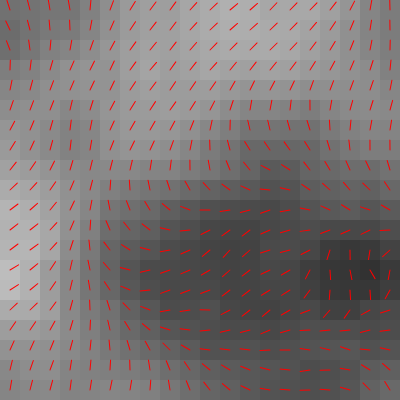
Frame 1 (no input)
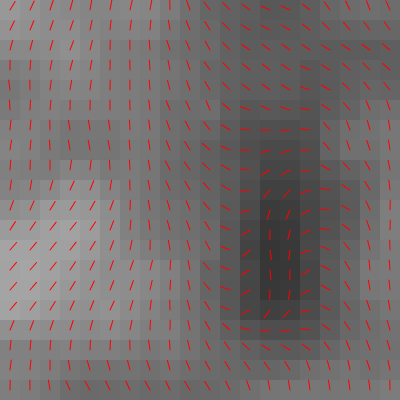
Frame 60 (no input)
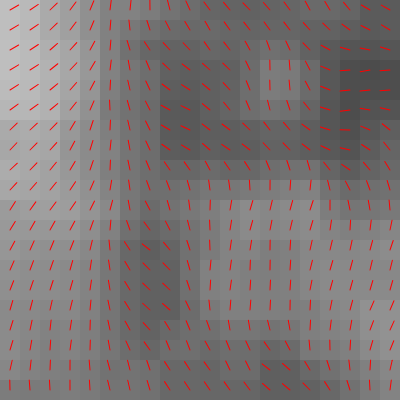
Frame 120 (the mouse pressed at the canvas centre since frame 60)

The p5.js sketch that drew these frames (run headless with seeded random() and noise() and a simulated clock; from frame 60 on, the mouse is pressed at the canvas centre):

// p5.js sketch
// ── sketch.js
let res = 20;
let rows, cols;
let xoff, yoff, zoff = 1;
let inc = 0.015;
let value, title, slider;

function setup() {
  createCanvas(400, 400);
  rows = height/res;
  cols = width/res;
  slider = createSlider(1, 10, 5, 0.1);
  title = createP('The intensity is: ' + value);
  strokeWeight(0);
  
}

function draw() {
  background(220);
  value = slider.value();
  title.html('The intensity is: ' + value);
  yoff = 100;
  for(let i=0; i<rows; i++) {
    xoff = 300;
    for(let j=0; j<cols; j++) {
      n = noise(xoff, yoff, zoff*0.1) * 255;
      fill(n);
      rect(i * res, j * res, res, res)
      drawDial(i * res + 10, j * res + 10, n);
      xoff += inc * value;
    }
    yoff += inc * value;
  }
  zoff += inc * value;
}

function drawDial(x, y, n) {
  push();
  translate(x,y);
  let a = map(n, 0, 255, 0, TWO_PI);
  let angle = atan(a);
  strokeWeight(1);
  stroke(255,0,0);
  rotate(angle*10);
  line(0,0,0,-10)
  
  pop();
}
